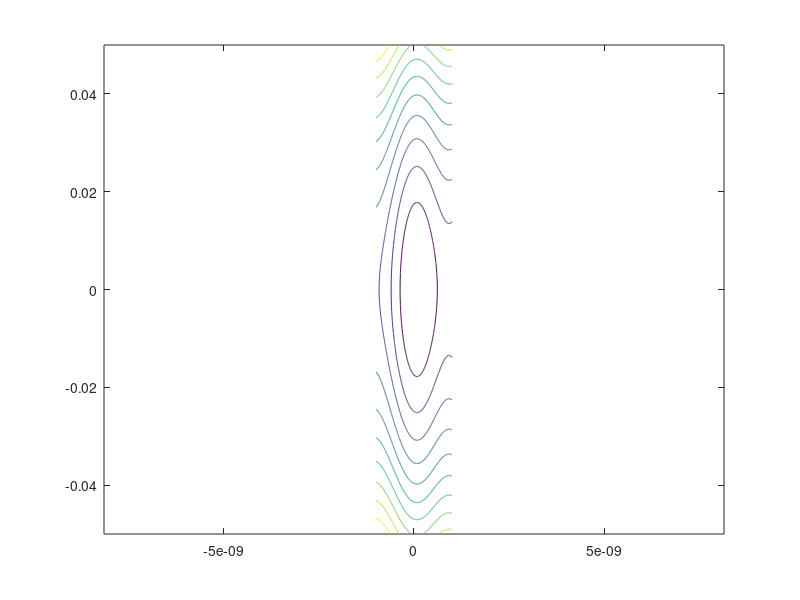

Write MATLAB code to recreate this figure. (Note: this script raises an error after producing the figure.)
alpha = 7e-4;
E0 = 3;
T0 = 518.25/299792458;
wh = 864*2*pi/T0;
rho0 = 1.952*50/2/pi;
U0 = 493 %88.5*(E0).^4/rho0;
V = 2500;


delta = (-0.01:0.0001:0.01)*5;
tau = (-0.30:0.001:0.30)/299792458;
[T D] = meshgrid(tau,delta);


for V = 2000:50:2500
q = V/U0;
phi = 1/2*alpha^2*D.^2 + alpha*U0/E0/1e6/T0*(q/wh*(1-cos(wh.*T))-T);
contour(T, D, phi,10);
sleep(0.05);
end

